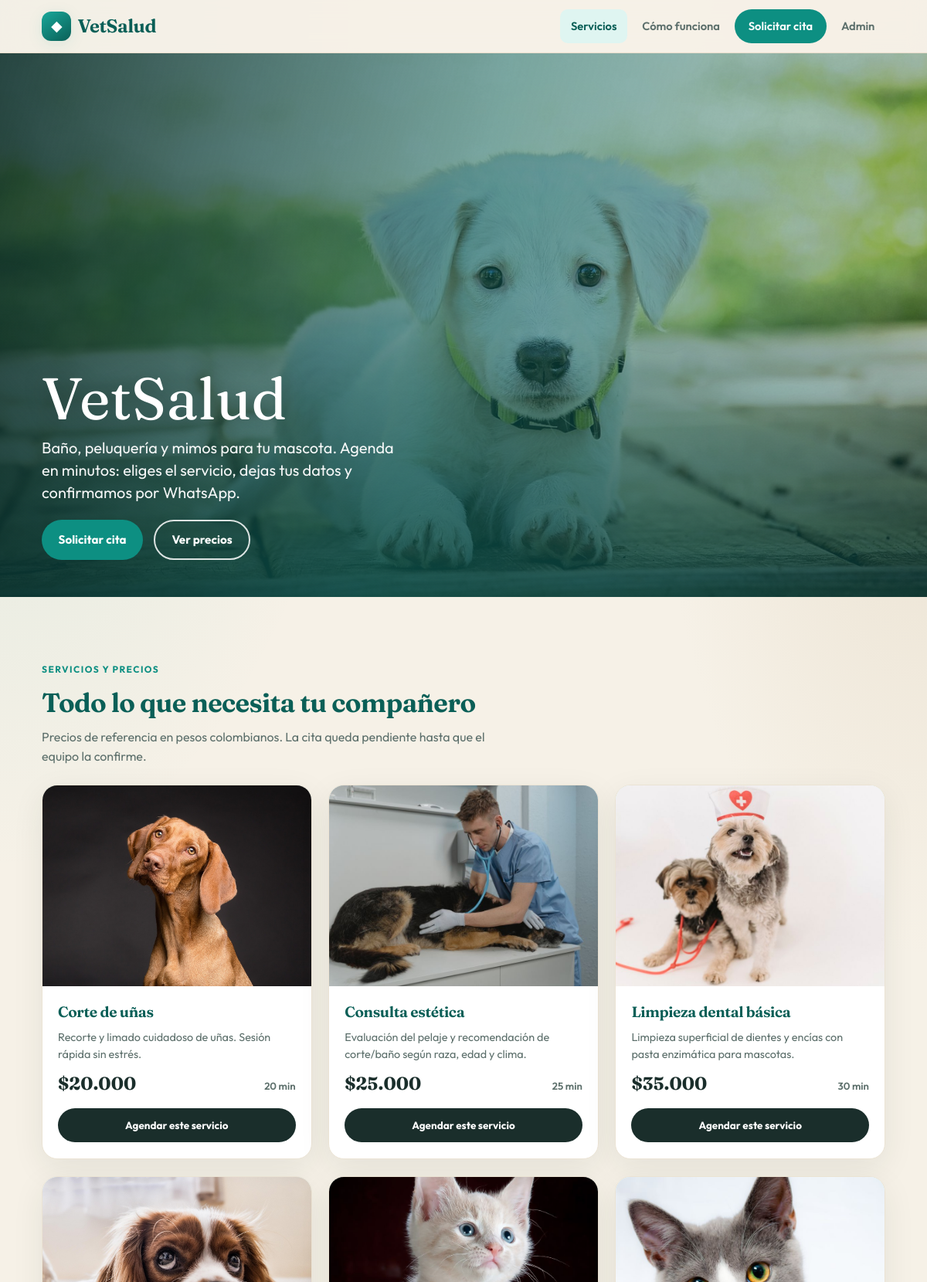
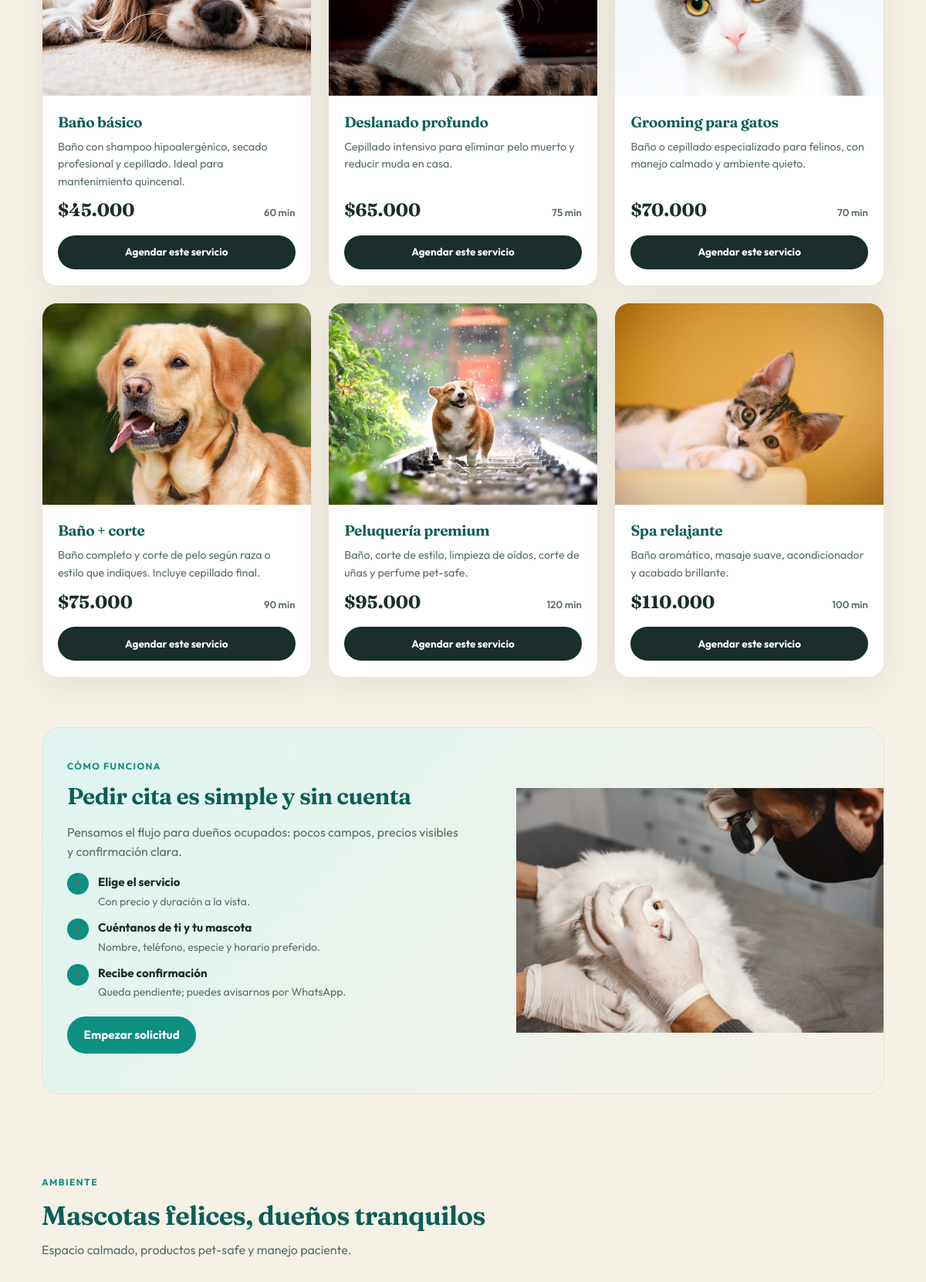
The page / (upper part) on the database its author committed (2 pictures, top to bottom).
### tables this page shows
CREATE TABLE servicio (
  id_servicio INT UNSIGNED AUTO_INCREMENT PRIMARY KEY,
  nombre VARCHAR(120) NOT NULL,
  descripcion TEXT NULL,
  precio DECIMAL(10,2) NOT NULL DEFAULT 0.00,
  duracion_min SMALLINT UNSIGNED NOT NULL DEFAULT 60,
  imagen VARCHAR(120) NULL,
  activo TINYINT(1) NOT NULL DEFAULT 1
);

### includes/funciones.php (called while the page is built, shortened)
<?php
function e($texto) {
    return htmlspecialchars((string)$texto, ENT_QUOTES, 'UTF-8');
}
function formatearPrecio($precio) {
    return '$' . number_format((float)$precio, 0, ',', '.');
}

### index.php (the view, shortened to what this page needs)
<?php
require_once __DIR__ . '/includes/conexion.php';
require_once __DIR__ . '/includes/funciones.php';
$pagina = 'inicio';
$sinContenedor = true;
$servicios = $mysqli->query(
    'SELECT id_servicio, nombre, descripcion, precio, duracion_min, imagen
     FROM servicio WHERE activo = 1 ORDER BY precio ASC'
)->fetch_all(MYSQLI_ASSOC);
require __DIR__ . '/includes/header.php';
?>
<section class="hero-bleed" aria-label="Inicio VetSalud">
    <div class="hero-bleed__media">
        <img src="img/hero-mascota.jpg" alt="Cachorro feliz listo para su cita de grooming" width="1280" height="853">
    </div>
    <div class="hero-bleed__overlay" aria-hidden="true"></div>
    <div class="hero-bleed__content">
        <p class="hero-bleed__brand">VetSalud</p>
        <p class="hero-bleed__lead">Baño, peluquería y mimos para tu mascota. Agenda en minutos: eliges el servicio, dejas tus datos y confirmamos por WhatsApp.</p>
        <div class="hero-actions">
            <a class="btn btn-aqua" href="cita.php">Solicitar cita</a>
            <a class="btn btn-ghost" href="#servicios">Ver precios</a>
        </div>
    </div>
</section>
<div class="contenedor">
    <section class="seccion" id="servicios">
        <div class="seccion-titulo">
            <span class="eyebrow">Servicios y precios</span>
            <h2>Todo lo que necesita tu compañero</h2>
            <p>Precios de referencia en pesos colombianos. La cita queda pendiente hasta que el equipo la confirme.</p>
        </div>
        <div class="servicios-grid">
            <?php foreach ($servicios as $s):
                $img = trim((string)($s['imagen'] ?? ''));
            ?>
                <article class="servicio-tile">
                    <div class="servicio-tile__img">
                        <img src="img/<?= e($img) ?>" alt="<?= e($s['nombre']) ?>" loading="lazy" width="800" height="600">
                    </div>
                    <div class="servicio-tile__body">
                        <h3><?= e($s['nombre']) ?></h3>
                        <p class="servicio-tile__desc"><?= e($s['descripcion'] ?? '') ?></p>
                        <div class="servicio-tile__meta">
                            <span class="precio"><?= e(formatearPrecio($s['precio'])) ?></span>
                            <span class="duracion"><?= (int)$s['duracion_min'] ?> min</span>
                        </div>
                        <a class="btn btn-primary btn-sm" href="cita.php?servicio=<?= (int)$s['id_servicio'] ?>">Agendar este servicio</a>
                    </div>
                </article>
            <?php endforeach; ?>
        </div>
    </section>
    <section class="banda-confianza" id="como">
        <div class="banda-confianza__texto">
            <span class="eyebrow">Cómo funciona</span>
            <h2>Pedir cita es simple y sin cuenta</h2>
            <p>Pensamos el flujo para dueños ocupados: pocos campos, precios visibles y confirmación clara.</p>
            <div class="pasos">
                <div class="paso">
                    <span class="paso-num">1</span>
                    <div><strong>Elige el servicio</strong><span>Con precio y duración a la vista.</span></div>
                </div>
                <div class="paso">
                    <span class="paso-num">2</span>
                    <div><strong>Cuéntanos de ti y tu mascota</strong><span>Nombre, teléfono, especie y horario preferido.</span></div>
                </div>
                <div class="paso">
                    <span class="paso-num">3</span>
                    <div><strong>Recibe confirmación</strong><span>Queda pendiente; puedes avisarnos por WhatsApp.</span></div>
                </div>
            </div>
            <p style="margin-top:1.25rem">
                <a class="btn btn-aqua" href="cita.php">Empezar solicitud</a>
            </p>
        </div>
        <div class="banda-confianza__img">
            <img src="img/about-clinica.jpg" alt="Profesional cuidando a una mascota" loading="lazy" width="1100" height="733">
        </div>
    </section>
    <section class="seccion">
        <div class="seccion-titulo">
            <span class="eyebrow">Ambiente</span>
            <h2>Mascotas felices, dueños tranquilos</h2>
            <p>Espacio calmado, productos pet-safe y manejo paciente.</p>
        </div>
    </section>
</div>
<?php require __DIR__ . '/includes/footer.php'; ?>

### includes/header.php (shortened to what this page needs)
<?php
$pagina = $pagina ?? '';
$sinContenedor = $sinContenedor ?? false;
?>
<!DOCTYPE html>
<html lang="es">
<head>
    <link rel="stylesheet" href="css/estilos.css">
</head>
<body>
<header class="site-header">
    <nav class="nav">
        <a href="index.php" class="brand">
            <span class="brand-mark" aria-hidden="true">◆</span>
            <span>VetSalud</span>
        </a>
        <div class="nav-links">
            <a href="index.php#servicios" class="<?= $pagina === 'inicio' ? 'activo' : '' ?>">Servicios</a>
            <a href="index.php#como">Cómo funciona</a>
            <a href="cita.php" class="nav-cta <?= $pagina === 'cita' ? 'activo' : '' ?>">Solicitar cita</a>
            <a href="admin/login.php">Admin</a>
        </div>
    </nav>
</header>
<main class="<?= $sinContenedor ? 'contenedor-ancho' : 'contenedor' ?>">

### includes/footer.php (shortened to what this page needs)
</main>
</body>
</html>

### rows shown on the page
servicio: imagen (picture), nombre "Corte de uñas", descripcion "Recorte y limado cuidadoso de uñas. Sesión rápida sin estrés.", precio "$20.000", duracion_min "20"
servicio: imagen (picture), nombre "Consulta estética", descripcion "Evaluación del pelaje y recomendación de corte/baño según raza, edad y clima.", precio "$25.000", duracion_min "25"
servicio: imagen (picture), nombre "Limpieza dental básica", descripcion "Limpieza superficial de dientes y encías con pasta enzimática para mascotas.", precio "$35.000", duracion_min "30"
servicio: imagen (picture), nombre "Baño básico", descripcion "Baño con shampoo hipoalergénico, secado profesional y cepillado. Ideal para mantenimiento quincenal.", precio "$45.000", duracion_min "60"
servicio: imagen (picture), nombre "Deslanado profundo", descripcion "Cepillado intensivo para eliminar pelo muerto y reducir muda en casa.", precio "$65.000", duracion_min "75"
servicio: imagen (picture), nombre "Grooming para gatos", descripcion "Baño o cepillado especializado para felinos, con manejo calmado y ambiente quieto.", precio "$70.000", duracion_min "70"
servicio: imagen (picture), nombre "Baño + corte", descripcion "Baño completo y corte de pelo según raza o estilo que indiques. Incluye cepillado final.", precio "$75.000", duracion_min "90"
servicio: imagen (picture), nombre "Peluquería premium", descripcion "Baño, corte de estilo, limpieza de oídos, corte de uñas y perfume pet-safe.", precio "$95.000", duracion_min "120"
servicio: imagen (picture), nombre "Spa relajante", descripcion "Baño aromático, masaje suave, acondicionador y acabado brillante.", precio "$110.000", duracion_min "100"
